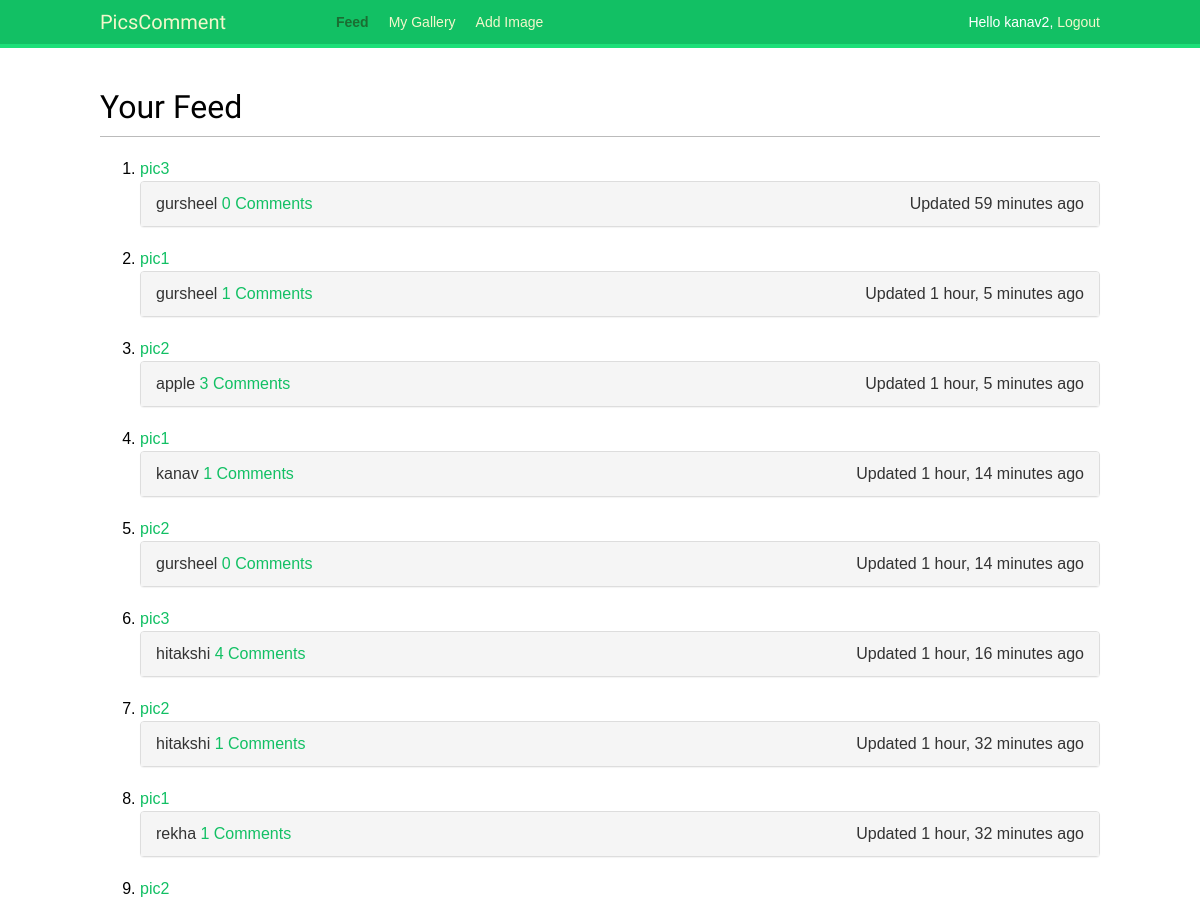
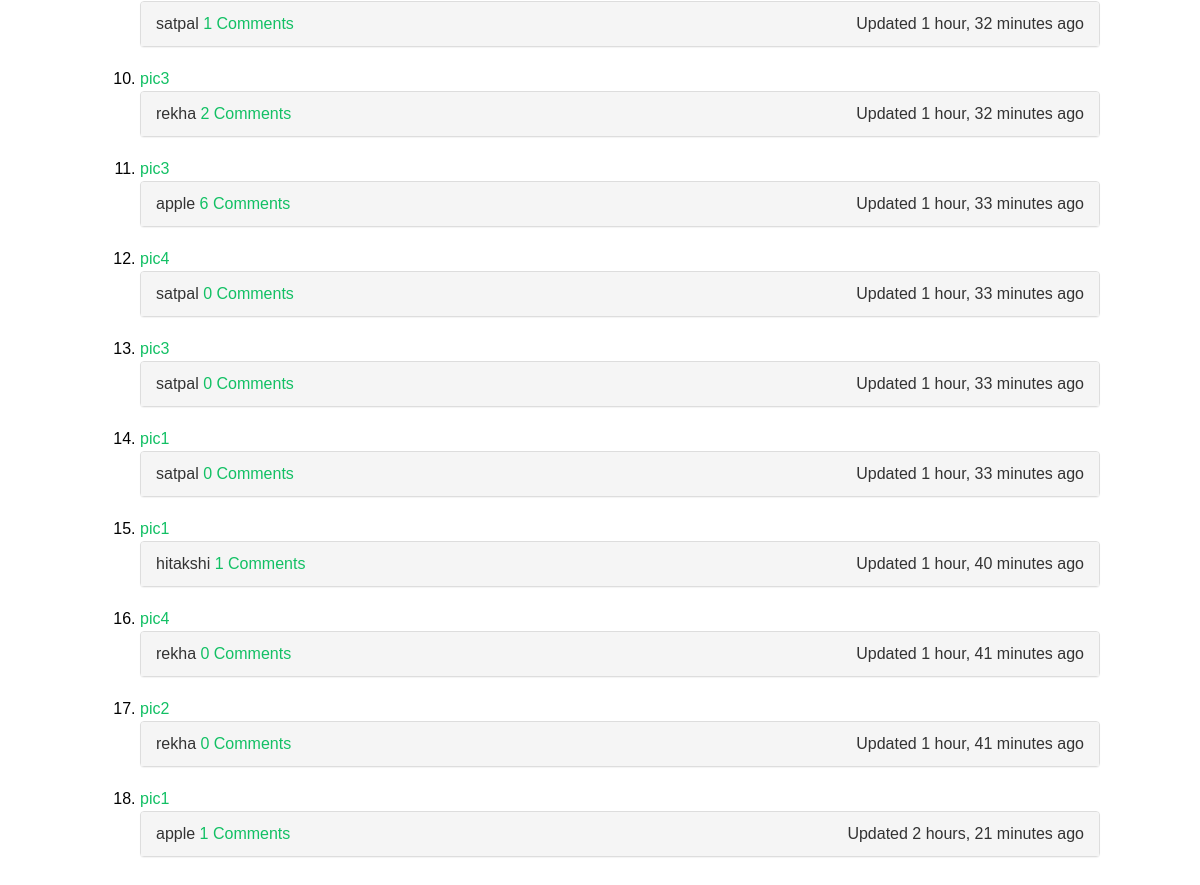
The app's page /account/feed/ (signed in) with its own data (2 pictures, top to bottom).
### account/models.py (models this page shows, shortened)
class Photo(models.Model):
    user = models.ForeignKey(Profile,on_delete=models.CASCADE)
    name = models.CharField(max_length=100)
    timestamp = models.DateTimeField(auto_now_add=True)
    commentsCount = models.IntegerField(default=0)
    updated = models.DateTimeField(auto_now=True)

class Profile(models.Model):
    user = models.OneToOneField(settings.AUTH_USER_MODEL, on_delete=models.CASCADE)
    timestamp = models.DateTimeField(auto_now_add=True)
    photosCount = models.IntegerField(default=0)

### account/views.py (the view, shortened to what this page needs)
# urls.py: path('feed/', views.Feed.as_view(), name='feed'),
class Feed(LoginRequiredMixin, ListView):
    template_name = 'account/feed.html'
    extra_context = {'section' : 'feed', }
    def get_queryset(self):
        photos = Photo.objects.all().order_by('-updated','-timestamp')
        queryset = []
        index = 1
        for pic in photos:
            comments = Comment.objects.all().filter(photo=pic).order_by('-updated')
            queryset.append({'photo' : pic, 'comments' : comments, 'index' : index })
            index = index + 1
        return queryset

### account/templates/account/feed.html (shortened to what this page needs)
{% extends "base.html" %}
{% block content %}
    <h1>Your Feed</h1>
    <div id="container">
        <ol>
            {% for obj in  object_list %}
                <li><a href="#">{{ obj.photo.name }}</a></br>
                    <div class="panel-group">
                        <div class="panel panel-default">
                            <div class="panel-heading">
          <span class="panel-title">  <span>{{ obj.photo.user.user.username }} </span>
              <span><a data-toggle="collapse"
                       href="#collapse{{ obj.index }}"> {{ obj.photo.commentsCount }} Comments</a></span>
              <span style="float:right"> Updated {{ obj.photo.updated|timesince }} ago </span></h4>
                            </div>
                        </div>
                    </div>
                </li>
            {% endfor %}
        </ol>
    </div>
{% endblock %}

### account/templates/base.html (shortened to what this page needs)
{% load staticfiles %}
<!DOCTYPE html>
<html>
<head>
    <link href="{% static "css/base.css" %}" rel="stylesheet">
</head>
<body>
    <div id="header">
        <span class="logo">PicsComment</span>
        {% if request.user.is_authenticated %}
        <ul class="menu">
            <li {% if section == "feed" %}class="selected"{% endif %}><a href="{% url "feed" %}">Feed</a></li>
            <li {% if section == "gallery" %}class="selected"{% endif %}><a href="{% url "gallery" %}">My Gallery</a></li>
            <li {% if section == "add_image" %}class="selected"{% endif %}><a href="{% url "add-image" %}">Add Image</a></li>
        </ul>
        {% endif %}
        <span class="user">
        {% if request.user.is_authenticated %}
            Hello {{ request.user.username }}, <a href="{% url "logout" %}">Logout</a>
        {% else %}
            <a href="{% url "login" %}">Log-in</a> <a href="{% url "register" %}">Register</a>
        {% endif %}
        </span>
    </div>
    <div id="content">
        {% block content %}
        {% endblock %}
    </div>
</body>
</html>

### records on screen
Photo: photo.name "pic3", photo.user.user.username "gursheel", photo.commentsCount "0", photo.updated "59 minutes"
Photo: photo.name "pic1", photo.user.user.username "gursheel", photo.commentsCount "1", photo.updated "1 hour, 5 minutes"
Photo: photo.name "pic2", photo.user.user.username "apple", photo.commentsCount "3", photo.updated "1 hour, 5 minutes"
Photo: photo.name "pic1", photo.user.user.username "kanav", photo.commentsCount "1", photo.updated "1 hour, 14 minutes"
Photo: photo.name "pic2", photo.user.user.username "gursheel", photo.commentsCount "0", photo.updated "1 hour, 14 minutes"
Photo: photo.name "pic3", photo.user.user.username "hitakshi", photo.commentsCount "4", photo.updated "1 hour, 16 minutes"
Photo: photo.name "pic2", photo.user.user.username "hitakshi", photo.commentsCount "1", photo.updated "1 hour, 32 minutes"
Photo: photo.name "pic1", photo.user.user.username "rekha", photo.commentsCount "1", photo.updated "1 hour, 32 minutes"
Photo: photo.name "pic2", photo.user.user.username "satpal", photo.commentsCount "1", photo.updated "1 hour, 32 minutes"
Photo: photo.name "pic3", photo.user.user.username "rekha", photo.commentsCount "2", photo.updated "1 hour, 32 minutes"
Photo: photo.name "pic3", photo.user.user.username "apple", photo.commentsCount "6", photo.updated "1 hour, 33 minutes"
Photo: photo.name "pic4", photo.user.user.username "satpal", photo.commentsCount "0", photo.updated "1 hour, 33 minutes"
Photo: photo.name "pic3", photo.user.user.username "satpal", photo.commentsCount "0", photo.updated "1 hour, 33 minutes"
Photo: photo.name "pic1", photo.user.user.username "satpal", photo.commentsCount "0", photo.updated "1 hour, 33 minutes"
Photo: photo.name "pic1", photo.user.user.username "hitakshi", photo.commentsCount "1", photo.updated "1 hour, 40 minutes"
Photo: photo.name "pic4", photo.user.user.username "rekha", photo.commentsCount "0", photo.updated "1 hour, 41 minutes"
Photo: photo.name "pic2", photo.user.user.username "rekha", photo.commentsCount "0", photo.updated "1 hour, 41 minutes"
Photo: photo.name "pic1", photo.user.user.username "apple", photo.commentsCount "1", photo.updated "2 hours, 21 minutes"

### other values on screen
{{ request.user.username }} "kanav2"
